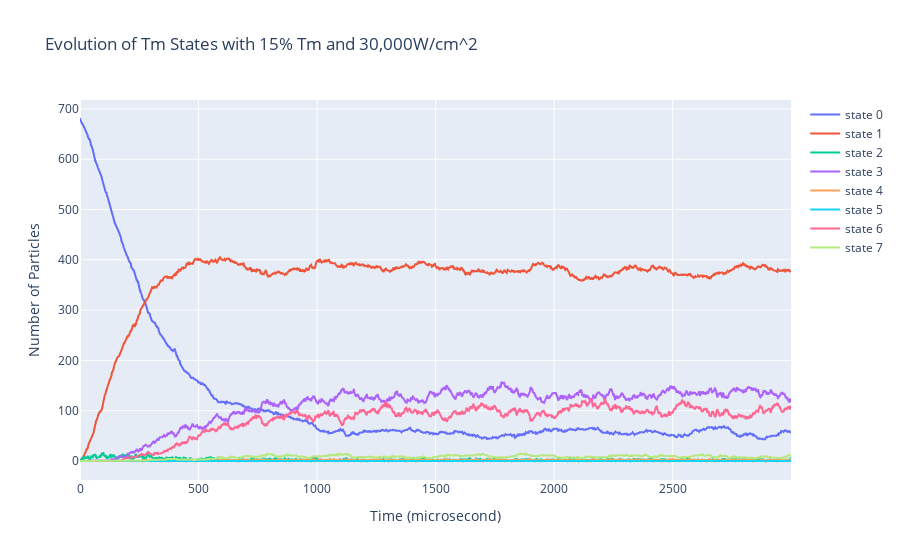

The cell this chart's notebook holds for it:
### Code cell
# for i in range(8):
#     plt.plot(r['tm_distribution'][i], label = f'state {i}')
# plt.legend()
# plt.show()

traces = []
for i, y in r['tm_distribution'].items():
    trace = go.Scatter(y=y, mode='lines', name=f'state {i}')
    traces.append(trace)

fig = go.Figure(traces)

fig.update_layout(title='Evolution of Tm States with 15% Tm and 30,000W/cm^2', xaxis_title='Time (microsecond)', yaxis_title='Number of Particles')

fig.show()

### Figure 1 — Plotly figure (JSON) as saved in the notebook; plotly's stock layout.template omitted (floating-point values rounded to 4 significant figures; data arrays with more than 128 entries replaced by an {"elided": "..."} marker saying what was removed)
{"data": [{"mode": "lines", "name": "state 0", "type": "scatter", "y": {"elided": "3000 int values"}}, {"mode": "lines", "name": "state 1", "type": "scatter", "y": {"elided": "3000 int values"}}, {"mode": "lines", "name": "state 2", "type": "scatter", "y": {"elided": "3000 int values"}}, {"mode": "lines", "name": "state 3", "type": "scatter", "y": {"elided": "3000 int values"}}, {"mode": "lines", "name": "state 4", "type": "scatter", "y": {"elided": "3000 int values"}}, {"mode": "lines", "name": "state 5", "type": "scatter", "y": {"elided": "3000 int values"}}, {"mode": "lines", "name": "state 6", "type": "scatter", "y": {"elided": "3000 int values"}}, {"mode": "lines", "name": "state 7", "type": "scatter", "y": {"elided": "3000 int values"}}], "layout": {"title": {"text": "Evolution of Tm States with 15% Tm and 30,000W/cm^2"}, "xaxis": {"title": {"text": "Time (microsecond)"}}, "yaxis": {"title": {"text": "Number of Particles"}}}}
